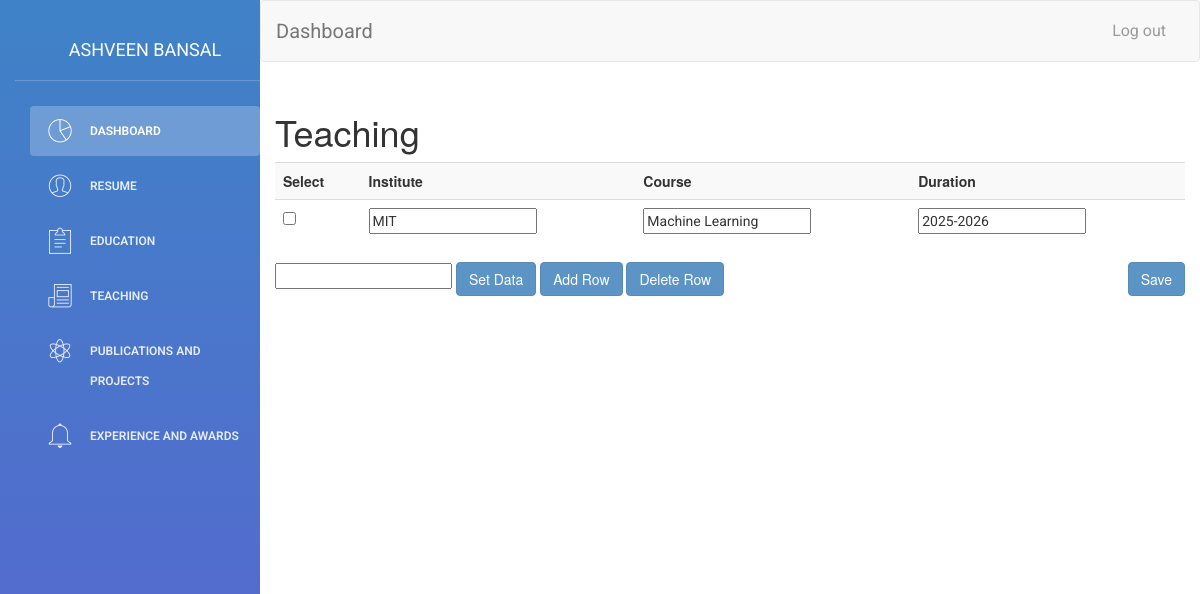
Page /profile/teaching/add (signed in) on the committed database.
### userprofile/models.py (models this page shows)
class Teaching(models.Model):
    username = models.ForeignKey(User , on_delete=models.CASCADE  , related_name="Teach")
    slug = models.SlugField(null=True, blank=True , unique=True)
    Institute = models.CharField(max_length=200)
    Course = models.CharField(max_length=200)
    Duration = models.CharField(max_length=200)

### userprofile/views.py (the view, shortened to what this page needs)
def Teaching_add(request):
    if(request.user.is_authenticated()):
        context = RequestContext(request)
        teaching = Teaching.objects.filter( username__username = request.user.username )
        context = {
            'teaching': teaching,
        }
        return render(request, 'userprofile/teaching_add.html', context)
    else:
        return redirect("/accounts/login")

### userprofile/templates/userprofile/teaching_add.html (shortened to what this page needs)
{% extends "base2.html" %}
	{% block content %}
		<form action = "" method="POST">
			<div class="body">
				<h1>Teaching</h1>
				<table id="mainTable" class="table table-striped">
					<tr>
						<th>Select</th>
						<th>Institute</th>
						<th>Course</th>
						<th>Duration</th>
					</tr>
					{% if teaching %}
						{% for i in teaching %}
							<tr>
								<td><input type="checkbox"/></td>
								<td><input type="text" value="{{ i.Institute }}" /></td>
                				<td><input type="text" value="{{ i.Course }}" /></td>
                				<td><input type="text" value="{{ i.Duration }}" /></td>
							</tr>
						{% endfor %}
        			{% endif %}
				</table>
			</div>
			<input type="text" name="count"/>
			<input type="button" value="Set Data" class="btn btn-primary" onclick="SetData2('mainTable')" />
			<input type="button" value="Add Row" class="btn btn-primary" onclick="addRow2('mainTable')" />
			<input type="button" value="Delete Row" class="btn btn-primary" onclick="deleteRow('mainTable')" />
			<input type="submit" value="Save" style="float: right" class="btn btn-primary"/>
		</form>
	{% endblock %}

### templates/base2.html (shortened to what this page needs)
{% load static %}
{% load staticfiles %}
<!doctype html>
<html lang="en">
<head>
    <link href="{% static 'css/dropzone.css' %}" rel="stylesheet">
    <link href="{% static 'css/bootstrap.min1.css' %}" rel="stylesheet" />
    <link href="{% static 'css/animate.min.css' %}" rel="stylesheet"/>
    <link href="{% static 'css/light-bootstrap-dashboard.css' %}" rel="stylesheet"/>
    <link href="{% static 'css/bootstrap2.css' %}" rel="stylesheet">
    <link href="{% static 'css/waves.css' %}" rel="stylesheet" />
    <link href="{% static 'css/animate.css' %}" rel="stylesheet" />
    <link href="{% static 'css/waitMe.css' %}" rel="stylesheet" />
    <link href="{% static 'css/bootstrap-select.css' %}" rel="stylesheet" />
    <link href="http://maxcdn.bootstrapcdn.com/font-awesome/4.2.0/css/font-awesome.min.css" rel="stylesheet">
    <link href="{% static 'css/pe-icon-7-stroke.css' %}" rel="stylesheet" />
</head>
<body>
{% if user.is_authenticated %}
<div class="wrapper">
    <div class="sidebar" data-color="blue" data-image="{% static 'img/sidebar-5.jpg' %}">
    <ul class="nav navbar-nav navbar-right">
    		<div class="sidebar-wrapper">
                        <div class="logo">
                			<a href="{% url 'dashboard' %}" class="simple-text">
        	            		{{ user.first_name }} {{user.last_name}}
            	    		</a>
            			</div>
            	<ul class="nav">
                	<li class="active">
                    	<a href="{% url 'dashboard' %}">
                        	<i class="pe-7s-graph"></i>
                        	<p>Dashboard</p>
                    	</a>
                	</li>
                	<li>
                    	<a href="{% url 'resume' %}">
                        	<i class="pe-7s-user"></i>
                        	<p>Resume</p>
                    	</a>
                	</li>
                	<li>
                    	<a href="{% url 'education' %}">
                        	<i class="pe-7s-note2"></i>
                        	<p>Education</p>
                    	</a>
                	</li>
                	<li>
                    	<a href="{% url 'userprofile:profile_teaching_add' %}">
                        	<i class="pe-7s-news-paper"></i>
                        	<p>Teaching</p>
                    	</a>
                	</li>
                	<li>
                    	<a href="{% url 'publications' %}">
                        	<i class="pe-7s-science"></i>
                        	<p>Publications and Projects</p>
                    	</a>
                	</li>
                	<li>
                    	<a href="{% url 'experience' %}">
                        	<i class="pe-7s-bell"></i>
                        	<p>Experience and Awards</p>
                    	</a>
                	</li>
            	</ul>
        	</div>
    </ul>
    </div>
    <div class="main-panel">
        <nav class="navbar navbar-default navbar-fixed">
            <div class="container-fluid">
                <div class="navbar-header">
                    <a class="navbar-brand" href="{% url 'dashboard' %}">Dashboard</a>
                </div>
                <div class="collapse navbar-collapse">
                    <ul class="nav navbar-nav navbar-right">
                        <li>
                            <a href="{% url 'accounts:logout' %}">
                                <p>Log out</p>
                            </a>
                        </li>
                    </ul>
                </div>
            </div>
        </nav>
        <div class="content">
          {% block content %}
          {% endblock %}
        </div>
    </div>
</div>
{% endif %}
</body>
</html>

### templates/base2.html (style rules this page uses)
body { margin-top:20px; }

### rows in the picture
Teaching: Institute "MIT", Course "Machine Learning", Duration "2025-2026"

### other values in the picture
{{ user.first_name }} "ASHVEEN"
{{ user.last_name }} "BANSAL"
